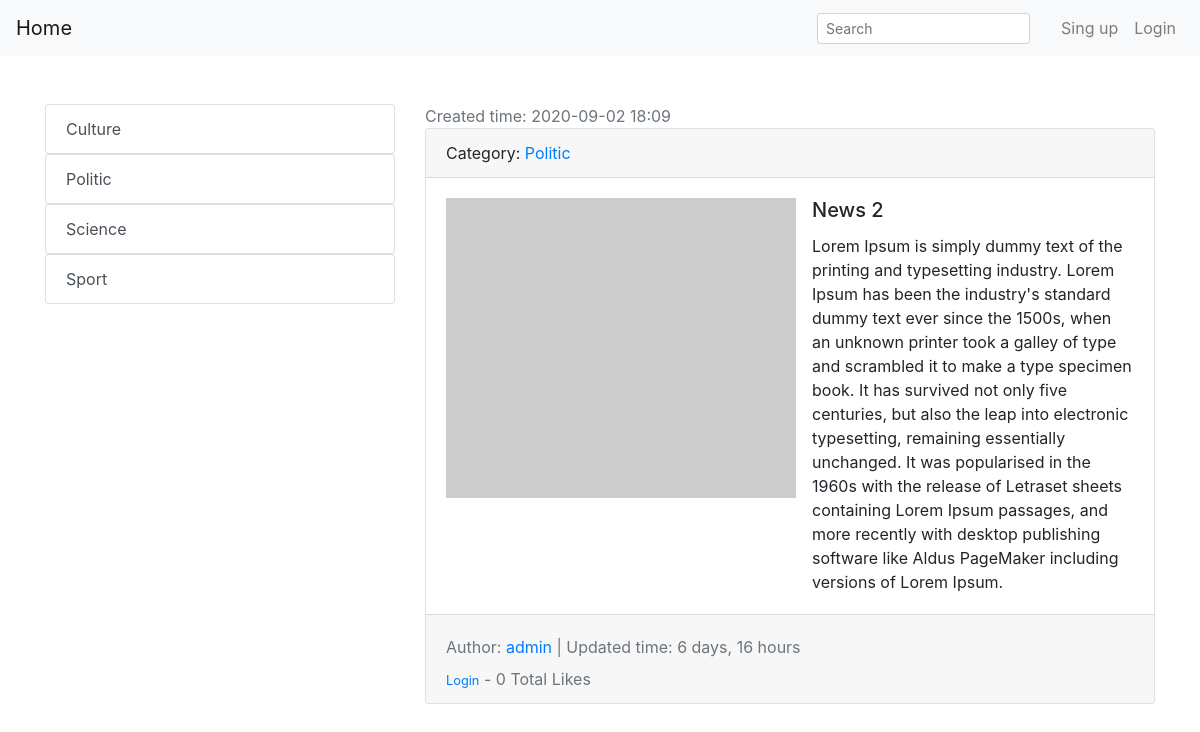
Page /2/ on the committed database.
### post/models.py (models this page shows, shortened)
class Category(models.Model):
    title=models.CharField(max_length=150,db_index=True,verbose_name='Kategoriya nomi')
    def get_absolute_url(self):
        return reverse('category_list',kwargs={'pk':self.pk})
        pass
    def __str__(self):
        return self.title
    class Meta:
        verbose_name='Kategoriya'
        verbose_name_plural='Kategori'
        ordering=['title']

class News(models.Model):
    title=models.CharField(max_length=150,verbose_name='Title')
    content=models.TextField(verbose_name='Content')
    created_at=models.DateTimeField(auto_now_add=True,verbose_name='Nashr sanasi')
    update_at=models.DateTimeField(auto_now=True,verbose_name='Yangilangan nashr sanasi')
    photo=models.ImageField(upload_to='photos/%Y/%m/%d/',verbose_name='Photo',blank=True)
    is_published=models.BooleanField(default=True,verbose_name='Publish')
    category=models.ForeignKey('Category',on_delete=models.PROTECT,null=True,verbose_name='Category')
    author=models.ForeignKey(settings.AUTH_USER_MODEL,verbose_name='Author',on_delete=models.CASCADE,null=True)
    likes = models.ManyToManyField(settings.AUTH_USER_MODEL, related_name='blog_post',blank=True)
    def total_likes(self):
        return self.likes.count()
    class Meta:
        verbose_name='Yangilik'
        verbose_name_plural='Yangiliklar'
        ordering=['-created_at']

### users/models.py (models this page shows)
class customuser(AbstractUser):
    age=models.PositiveIntegerField(default=0,blank=True)
    bio=models.TextField(blank=True)
    photo=models.ImageField(upload_to='user_photos/',blank=True)
    name=models.CharField(max_length=255,blank=True)
    surname=models.CharField(max_length=255,blank=True)

### post/views.py (the view)
# urls.py: path('<int:pk>/', PostDetailView.as_view(), name='post_datail'),
class PostDetailView(generic.DetailView):
    model = News
    template_name = 'post_detail.html'
    def get_context_data(self, **kwargs):
        context=super(PostDetailView,self).get_context_data(**kwargs)
        stuff=get_object_or_404(News,id=self.kwargs['pk'])
        total_likes=stuff.total_likes()
        liked=False
        if stuff.likes.filter(id=self.request.user.id).exists():
            liked=True
        context['total_likes'] = total_likes
        context['liked']=liked
        return context

### post/templatetags/tags.py (called while the page is built)
@register.simple_tag(name='category_list')
def show_category():
    return  Category.objects.all()

### templates/post_detail.html (shortened to what this page needs)
{%extends 'base.html'%}
{%block sidebar%}
{%include 'inc/_sidebar.html'%}
{%endblock%}
{%block content%}
<div class="text-muted">
   Created time:  {{object.created_at|date:'Y-m-d H:i'}}
</div>
<div class="card mb-4">
  <div class="card-header">
      Category: <a href="">{{object.category}}</a>
  </div>
  <div class="card-body">
       <div class="media">
          {% if item.photo %}
              <img src="{{item.photo.url}}" alt="" width="350" class="mr-3">
        {% else %}
              <img src="https://picsum.photos/seed/picsum/350/300" alt="" class="mr-3">
        {% endif %}
          <div class="media-body">
            <h5 class="card-title">{{object.title}}</h5>
            <p class="card-text">{{object.content}}</p>
          </div>
             </div>
  </div>
    <div class=" card-footer text-muted " >
        <ul class="navbar-nav">
            <li class="nav-link">
              Author: <a class="text-left">{{object.author}}</a> |
                Updated time: {{object.update_at|timesince}}
            </li>
        </ul>
        <form action="{%url 'like_post' object.pk%}" method="POST"  id="like">
            {%if user.is_authenticated%}
                {%if liked %}
                <button type="submit" name="post_id" value="{{object.id}}" class="btn btn-danger btn-sm" id="test">Like </button>
                {%else%}
                <button type="submit" name="post_id" value="{{object.id}}" class="btn btn-primary btn-sm ">Unlike </button>
                {%endif%}
            {%else%}
            <small>  <a href="{% url 'login'%}">Login</a></small>
            {%endif%}
            - {{total_likes}} <span >Total Likes</span>
        </form>
</div>
</div>
{%endblock%}

### templates/inc/_sidebar.html
{%load tags%}
{%category_list as category%}
{%for item in category%}
<div class="list-group">
  <a href="{{item.get_absolute_url}}" class="list-group-item list-group-item-action">{{item.title}}</a>
</div>
{%endfor%}

### rows in the picture
Category: title "Culture"
Category: title "Politic"
Category: title "Science"
Category: title "Sport"
News: created_at "2020-09-02 18:09", category "Politic", title "News 2", content "Lorem Ipsum is simply dummy text of the printing and typesetting industry. Lorem Ipsum has been the industry's standard dummy text ever since the 1500s, when an unknown printer took a galley of type and scrambled it to make a type specimen book. It has survived not only five centuries, but also the leap into electronic typesetting, remaining essentially unchanged. It was popularised in the 1960s with the release of Letraset sheets containing Lorem Ipsum passages, and more recently with desktop publishing software like Aldus PageMaker including versions of Lorem Ipsum.", author "admin", update_at "6 days, 16 hours"

### other values in the picture
{{ total_likes }} "0"
